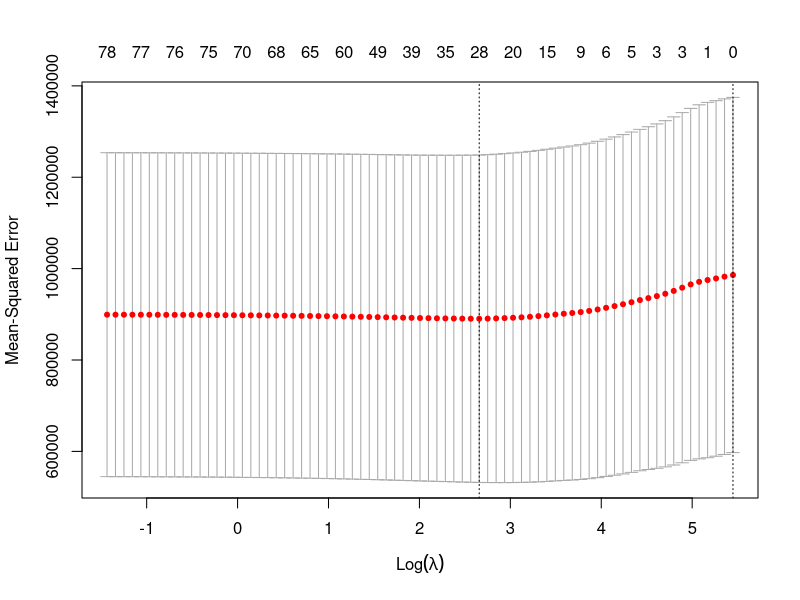
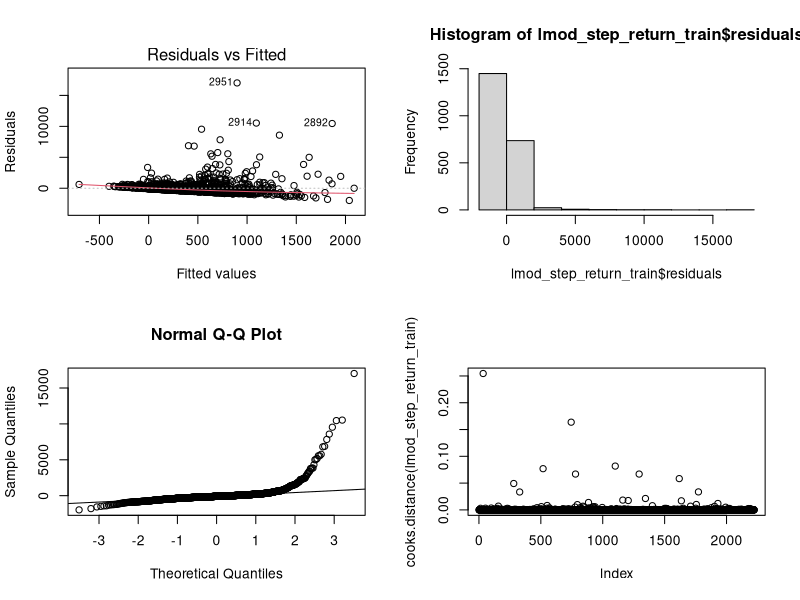
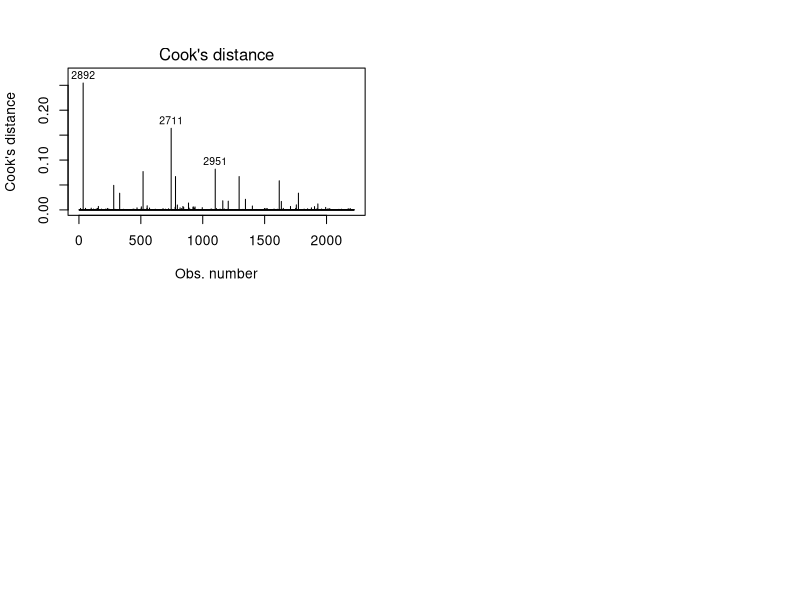
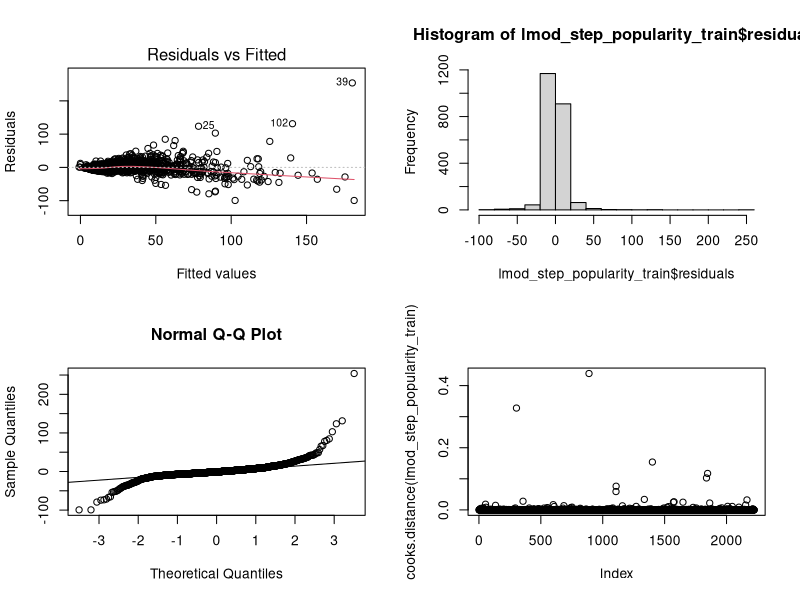
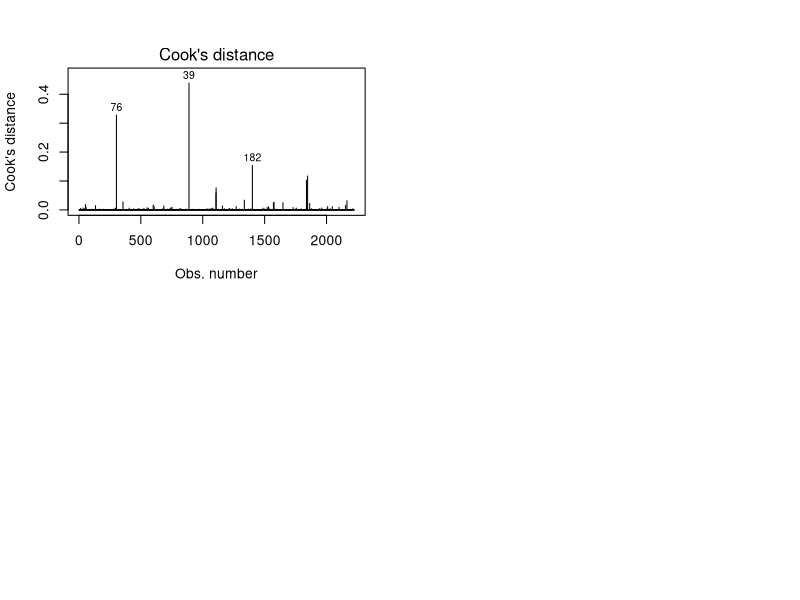
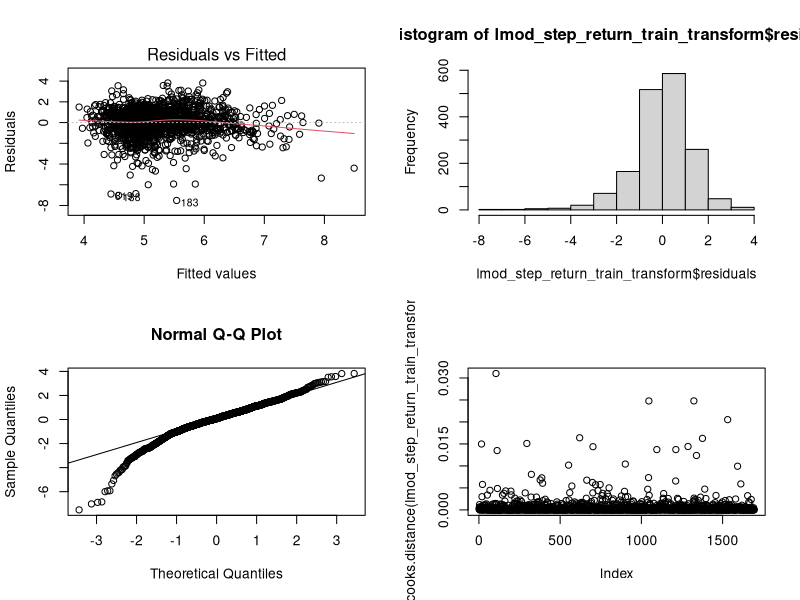
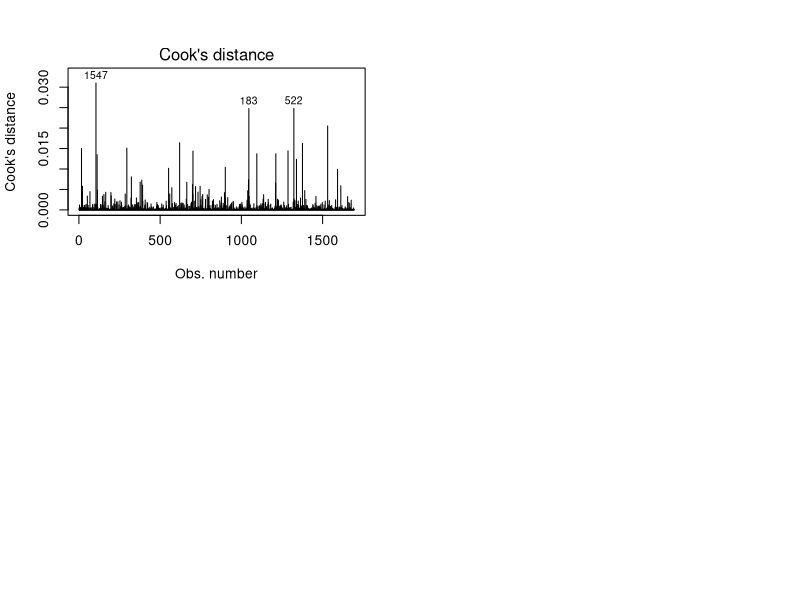
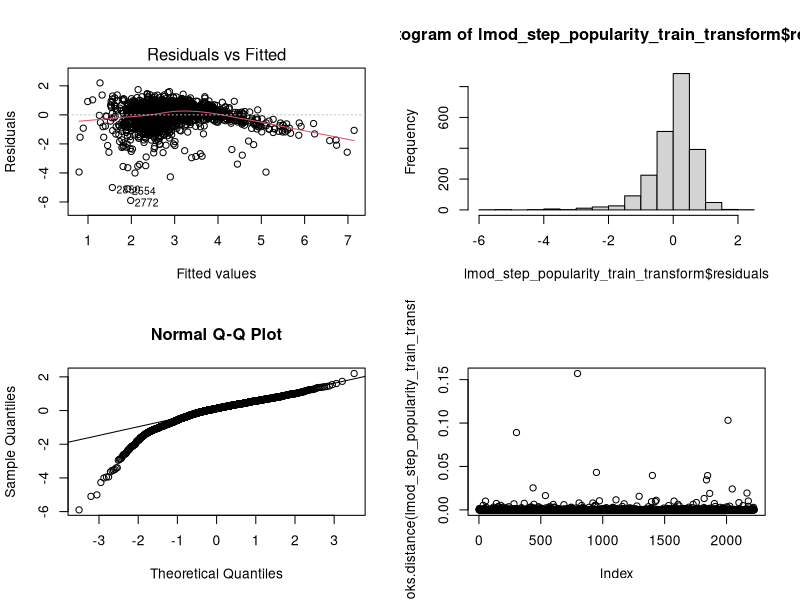

Reproduce these figures in R, in order. (Note: this script raises an error after producing the figures.)
## ---- chunk 1
knitr::opts_chunk$set(echo = TRUE)
## ---- chunk 2

data_1 = read.csv("cleaned_movie_data_with_categorical.csv", header = TRUE)
names(data_1)
# some rows have NA..
# sort(unique(which(is.na(data_1))%%nrow(data_1)))
# fix them in Excel

data_1 =cbind(data_1[, c("runtime", "vote_average", "vote_count", "year", "month",  "return_rate", "popularity")], data_1[, 19:92])
dim(data_1)
names(data_1)
View(data_1)

# check variables' types
data_type = c()
for (i in 1:ncol(data_1)){
  data_type[i] = class(data_1[1,i])
}
data_type


# covert "year" to a variable that has base year and additional years
summary(data_1[, "year"])
base_year = min(data_1[, "year"])
data_1[, "year"] = data_1[, "year"] - base_year

# convert "month" to categorical variable
data_1[, "month"] = as.factor(data_1[, "month"])

# some languages appear as gibberish, can we convert gibberish to English?
# if no, then we give them new names as: L1, L2, L3, ..., L55
gibb = names(data_1)[27:81]
n_lan = 81-27+1
new_name = c()
for (i in 1:n_lan){new_name[i] = paste("L", i, sep = "")}
colnames(data_1) [27:81] = new_name
language_reference_table = matrix(c(new_name, gibb), ncol = 2)
# here is the table of the corresponding languages in original setting.
language_reference_table
## ---- chunk 3
# seperate datasets for return driven model and popularity driven model
data_return = data_1[, -7]
dim(data_return)
data_popularity = data_1[, -6]
dim(data_popularity)

# fit linear regression models
lmod_return = lm(return_rate~., data = data_return)
lmod_popularity = lm(popularity~., data = data_popularity)
sum_r = summary(lmod_return)
sum_p = summary(lmod_popularity) 
which(sum_r$coefficients[,4]<0.05)
which(sum_p$coefficients[,4]<0.05)

# r-squared in two models
sum_r$adj.r.squared
sum_p$adj.r.squared
## ---- chunk 4
library(car)
# vif
vif(lmod_return)
vif(lmod_popularity)
# all less than 10, no colinearity is detected
# condition number?

## ---- chunk 5
set.seed(123)
# 75% of the data are training; 25% of the data are testing
smp_size = floor(0.75 * nrow(data_1))
train_ind = sample(seq_len(nrow(data_1)), size = smp_size)
train = data_1[train_ind, ]
test = data_1[-train_ind, ]
## ---- chunk 6
data_return_train = train[, -7]
data_popularity_train = train[, -6]
## ---- chunk 7
data_return_test = test[, -7]
data_popularity_test = test[, -6]
## ---- chunk 8
data(data_return); #require(glmnet)
library(glmnet)
x = as.matrix(data_return[,-6])
y = data_return$return_rate
lmod_lasso = cv.glmnet(x, y=y, alpha = 1) 
plot(lmod_lasso)
# lambda that can minimize MSE
lmod_lasso$lambda.min
# coefficients of lasso predictors
coef(lmod_lasso, s=lmod_lasso$lambda.min)
## ---- chunk 9
library(MASS)
# Regression on training data
################## Training return
lmod_return_train = lm(return_rate~., data = data_return_train)
stepAIC(lmod_return_train, direction="both")$anova
# L15 + L44 + L45
language_reference_table[c(15, 44, 45), ]

lmod_step_return_train = lm(return_rate ~ runtime + vote_count + year + Documentary + Crime + Thriller + Western + Mystery + Action + Science.Fiction + Fantasy + Animation + Horror + L15 + L44 + L45, data = data_return_train)
summary(lmod_step_return_train)


################# Training popularity
lmod_popularity_train = lm(popularity~., data = data_popularity_train)
stepAIC(lmod_popularity_train, direction="both")$anova
# L3 + L5 + L8 + L10 + L15 + L20 + L33 + L39 + L46 + L51 + L55
language_reference_table[c(3, 5, 8, 10, 15, 20, 33, 39, 46, 51, 55), ]
lmod_step_popularity_train = lm(popularity ~ vote_average + vote_count + year + Documentary + Crime + Thriller + Western + Action + Comedy + Science.Fiction + Fantasy + Drama + Animation + L3 + L5 + L8 + L10 + L15 + L20 + L33 + L39 + L46 + L51 + L55, data = data_popularity_train)
summary(lmod_step_popularity_train)

## ---- chunk 10
############ Stepwise method for trainging return
# Linearity/functional form
par(mfrow = c(2,2))
plot(lmod_step_return_train, 1)
summary(lmod_step_return_train)$r.squared
# R square = 0.1329909

# Collinearity
vif(lmod_step_return_train)
mean(vif(lmod_step_return_train))

# Normality
hist(lmod_step_return_train$residuals)
qqnorm(resid(lmod_step_return_train))
qqline(resid(lmod_step_return_train))

shapiro.test(lmod_step_return_train$residuals)   # Not normal

# Homoskedasticity
library(car)
ncvTest(lmod_step_return_train)
leveneTest(return_rate ~ factor(runtime + vote_count + year + Documentary + Crime + Thriller + Western + Mystery + Action + Science.Fiction + Fantasy + Animation + Horror + L15 + L44 + L45), data = data_return_train)
# No equal variance

# Uncorrelated error
durbinWatsonTest(lmod_step_return_train)
# Assumption is not violated

# Outliers and influential points
plot(cooks.distance(lmod_step_return_train))
plot(lmod_step_return_train, which = c(4))



############# Stepwise method for trainging popularity
# Linearity/functional form
par(mfrow = c(2,2))
plot(lmod_step_popularity_train, 1)
summary(lmod_step_popularity_train)$r.squared
# R square = 0.7124536

# Collinearity
vif(lmod_step_popularity_train)
mean(vif(lmod_step_popularity_train))

# Normality
hist(lmod_step_popularity_train$residuals)
qqnorm(resid(lmod_step_popularity_train))
qqline(resid(lmod_step_popularity_train))

shapiro.test(lmod_step_popularity_train$residuals)    # Not normal

# Homoskedasticity
ncvTest(lmod_step_popularity_train)
leveneTest(popularity ~ factor(vote_average + vote_count + year + Documentary + Crime + Thriller + Western + Action + Comedy + Science.Fiction + Fantasy + Drama + Animation + L3 + L5 + L8 + L10 + L15 + L20 + L33 + L39 + L46 + L51 + L55), data = data_popularity_train)
# No equal variance

# Uncorralted error
durbinWatsonTest(lmod_step_popularity_train)
# Assumption is not violated


# Outliers and influential points
plot(cooks.distance(lmod_step_popularity_train))
plot(lmod_step_popularity_train, which = c(4))

## ---- chunk 11
############### Training return
# Log transformation on return_rate
lmod_step_return_train_transform = lm(log(return_rate) ~ runtime + vote_count + year + Documentary + Crime + Thriller + Western + Mystery + Action + Science.Fiction + Fantasy + Animation + Horror + L15 + L44 + L45, data = data_return_train)
summary(lmod_step_return_train_transform)

# Linearity
par(mfrow = c(2,2))
plot(lmod_step_return_train_transform, 1)
summary(lmod_step_return_train_transform)$r.squared

# Normality
hist(lmod_step_return_train_transform$residuals)
qqnorm(resid(lmod_step_return_train_transform))
qqline(resid(lmod_step_return_train_transform))

shapiro.test(lmod_step_return_train_transform$residuals)

# Equal variance
ncvTest(lmod_step_return_train_transform)
leveneTest(log(return_rate) ~ factor(runtime + vote_count + year + Documentary + Crime + Thriller + Western + Mystery + Action + Science.Fiction + Fantasy + Animation + Horror + L15 + L44 + L45), data = data_return_train)
# both p-values > 0.05
# satisfy the assumption of homoskedasticity

# Uncorrelated error
durbinWatsonTest(lmod_step_return_train_transform)

# Outliers and influential points
plot(cooks.distance(lmod_step_return_train_transform))
plot(lmod_step_return_train_transform, which = c(4))



####################################
#################### Training popularity
# Log transformation on popularity
lmod_step_popularity_train_transform = lm(log(popularity) ~ vote_average + vote_count + year + Documentary + Crime + Thriller + Western + Action + Comedy + Science.Fiction + Fantasy + Drama + Animation + L3 + L5 + L8 + L10 + L15 + L20 + L33 + L39 + L46 + L51 + L55, data = data_popularity_train)
summary(lmod_step_popularity_train_transform)

# Linearity
par(mfrow = c(2,2))
plot(lmod_step_popularity_train_transform, 1)
summary(lmod_step_popularity_train_transform)$r.squared

# Normality
hist(lmod_step_popularity_train_transform$residuals)
qqnorm(resid(lmod_step_popularity_train_transform))
qqline(resid(lmod_step_popularity_train_transform))
shapiro.test(lmod_step_popularity_train_transform$residuals)

# Equal variance
ncvTest(lmod_step_popularity_train_transform)
leveneTest(log(popularity) ~ factor(vote_average + vote_count + year + Documentary + Crime + Thriller + Western + Action + Comedy + Science.Fiction + Fantasy + Drama + Animation + L3 + L5 + L8 + L10 + L15 + L20 + L33 + L39 + L46 + L51 + L55), data = data_popularity_train)

# Uncorrelated error
durbinWatsonTest(lmod_step_popularity_train_transform)

# Outliers and influential points
plot(cooks.distance(lmod_step_popularity_train_transform))
plot(lmod_step_popularity_train_transform, which = c(4))

## ---- chunk 12
# Boxcox transformation on training return
library(caret)
dist_boxcox <- BoxCoxTrans(data_return_train$return_rate)
dist_new <- predict(dist_boxcox, data_return_train$return_rate)
fit_return_train_boxcox <- lm(dist_new ~ runtime + vote_count + year + Documentary + Crime + Thriller + Western + Mystery + Action + Science.Fiction + Fantasy + Animation + Horror + L15 + L44 + L45, data = data_return_train)

# Linearity
par(mfrow = c(2,2))
plot(fit_return_train_boxcox, 1)
summary(fit_return_train_boxcox)$r.squared

# Normality
hist(fit_return_train_boxcox$residuals)
qqnorm(resid(fit_return_train_boxcox))
qqline(resid(fit_return_train_boxcox))

shapiro.test(fit_return_train_boxcox$residuals)

# Equal variance
ncvTest(fit_return_train_boxcox)

# Uncorrelated error
durbinWatsonTest(fit_return_train_boxcox)

# Outliers and influential points
plot(cooks.distance(fit_return_train_boxcox))
plot(fit_return_train_boxcox, which = c(4))


## ---- chunk 13
########## Weighted least squares(wls)   ## cannot run
# Training return


# Training popularity
# Weighted least squares for popularity   # doesn't work, small p-value
wts <- 1/fitted(lm(abs(residuals(lmod_step_popularity_train)) ~ vote_average + vote_count + year + Documentary + Crime + Thriller + Western + Action + Comedy + Science.Fiction + Fantasy + Drama + Animation + L3 + L5 + L8 + L10 + L15 + L20 + L33 + L39 + L46 + L51 + L55, data = data_popularity_train))^2

lmod_step_popularity_train_wls = lm(popularity ~ vote_average + vote_count + year + Documentary + Crime + Thriller + Western + Action + Comedy + Science.Fiction + Fantasy + Drama + Animation + L3 + L5 + L8 + L10 + L15 + L20 + L33 + L39 + L46 + L51 + L55, data = data_popularity_train, weights = wts)
summary(lmod_step_popularity_train_wls)

# Linearity
par(mfrow = c(2,2))
plot(lmod_step_popularity_train_wls, 1)
summary(lmod_step_popularity_train_wls)$r.squared
# R square = 1


# Normality
hist(lmod_step_popularity_train_wls$residuals)
qqnorm(resid(lmod_step_popularity_train_wls))
qqline(resid(lmod_step_popularity_train_wls))
shapiro.test(lmod_step_popularity_train_wls$residuals)

# Equal variance
ncvTest(lmod_step_popularity_train_wls)


# Uncorrelated error
durbinWatsonTest(lmod_step_popularity_train_wls)


# Outliers and influential points
plot(cooks.distance(lmod_step_popularity_train_wls))
plot(lmod_step_popularity_train_wls, which = c(4))

## ---- chunk 14
######### Resistant regression
lmod_step_popularity_train_lqs = lqs(popularity ~ vote_average + vote_count + year + Documentary + Crime + Thriller + Western + Action + Comedy + Science.Fiction + Fantasy + Drama + Animation + L3 + L5 + L8 + L10 + L15 + L20 + L33 + L39 + L46 + L51 + L55, data = data_popularity_train, method = "lqs")
summary(lmod_step_popularity_train_wls)

## ---- chunk 15
# significant
# CI
# PI

## ---- chunk 16


